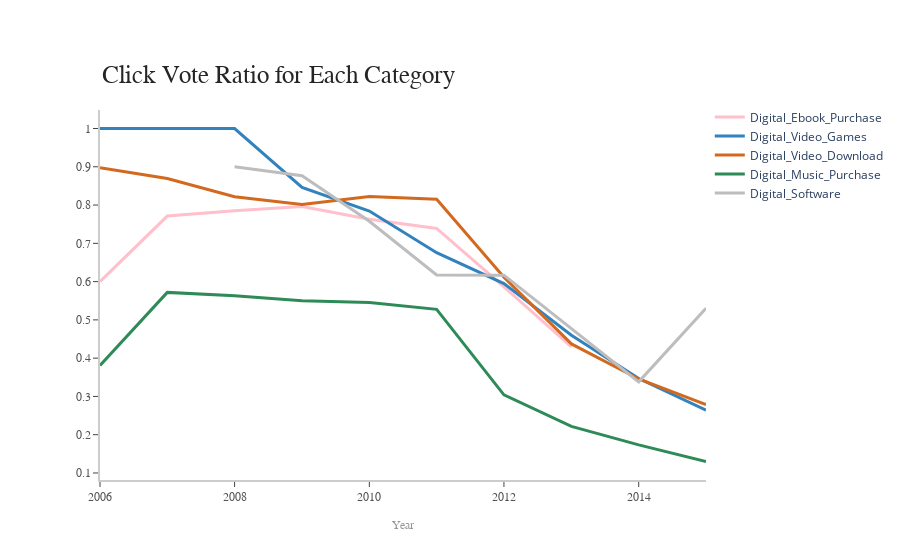

Source (notebook cell):
### Code cell
%%local 
voteclick_tab = voteclick_tab[voteclick_tab['_2']>='2006']
voteclick_tab = voteclick_tab.sort_values('_2')
voteclick_tab['_2'] = pd.to_datetime(voteclick_tab['_2'])
ts_cat_plot(voteclick_tab, 'Click Vote Ratio for Each Category')

### Figure 1 — Plotly figure (JSON) as saved in the notebook; plotly's stock layout.template omitted (floating-point values rounded to 4 significant figures)
{"data": [{"line": {"color": "rgb(255,192,203)", "width": 3}, "mode": "lines", "name": "Digital_Ebook_Purchase", "type": "scatter", "x": ["2006-01-01T00:00:00+00:00", "2007-01-01T00:00:00+00:00", "2008-01-01T00:00:00+00:00", "2009-01-01T00:00:00+00:00", "2010-01-01T00:00:00+00:00", "2011-01-01T00:00:00+00:00", "2012-01-01T00:00:00+00:00", "2013-01-01T00:00:00+00:00"], "y": [0.6, 0.7712, 0.7851, 0.7959, 0.763, 0.739, 0.5861, 0.4296]}, {"line": {"color": "rgb(49,130,189)", "width": 3}, "mode": "lines", "name": "Digital_Video_Games", "type": "scatter", "x": ["2006-01-01T00:00:00+00:00", "2008-01-01T00:00:00+00:00", "2009-01-01T00:00:00+00:00", "2010-01-01T00:00:00+00:00", "2011-01-01T00:00:00+00:00", "2012-01-01T00:00:00+00:00", "2013-01-01T00:00:00+00:00", "2014-01-01T00:00:00+00:00", "2015-01-01T00:00:00+00:00"], "y": [1, 1, 0.8463, 0.7844, 0.6756, 0.595, 0.46, 0.3468, 0.2642]}, {"line": {"color": "rgb(210,105,30)", "width": 3}, "mode": "lines", "name": "Digital_Video_Download", "type": "scatter", "x": ["2006-01-01T00:00:00+00:00", "2007-01-01T00:00:00+00:00", "2008-01-01T00:00:00+00:00", "2009-01-01T00:00:00+00:00", "2010-01-01T00:00:00+00:00", "2011-01-01T00:00:00+00:00", "2012-01-01T00:00:00+00:00", "2013-01-01T00:00:00+00:00", "2014-01-01T00:00:00+00:00", "2015-01-01T00:00:00+00:00"], "y": [0.8973, 0.8695, 0.8216, 0.8013, 0.822, 0.8151, 0.6113, 0.4372, 0.3456, 0.2789]}, {"line": {"color": "rgb(46,139,87)", "width": 3}, "mode": "lines", "name": "Digital_Music_Purchase", "type": "scatter", "x": ["2006-01-01T00:00:00+00:00", "2007-01-01T00:00:00+00:00", "2008-01-01T00:00:00+00:00", "2009-01-01T00:00:00+00:00", "2010-01-01T00:00:00+00:00", "2011-01-01T00:00:00+00:00", "2012-01-01T00:00:00+00:00", "2013-01-01T00:00:00+00:00", "2014-01-01T00:00:00+00:00", "2015-01-01T00:00:00+00:00"], "y": [0.381, 0.5718, 0.5629, 0.5499, 0.5455, 0.5275, 0.304, 0.2219, 0.1733, 0.13]}, {"line": {"color": "rgb(189,189,189)", "width": 3}, "mode": "lines", "name": "Digital_Software", "type": "scatter", "x": ["2008-01-01T00:00:00+00:00", "2009-01-01T00:00:00+00:00", "2010-01-01T00:00:00+00:00", "2011-01-01T00:00:00+00:00", "2012-01-01T00:00:00+00:00", "2013-01-01T00:00:00+00:00", "2014-01-01T00:00:00+00:00", "2015-01-01T00:00:00+00:00"], "y": [0.9, 0.8767, 0.7577, 0.6172, 0.6167, 0.4778, 0.3381, 0.5303]}], "layout": {"annotations": [{"font": {"color": "rgb(37,37,37)", "family": "Arial", "size": 25}, "showarrow": false, "text": "Click Vote Ratio for Each Category", "x": 0, "xanchor": "left", "xref": "paper", "y": 1.05, "yanchor": "bottom", "yref": "paper"}, {"font": {"color": "rgb(150,150,150)", "family": "Arial", "size": 12}, "showarrow": false, "text": "Year", "x": 0.5, "xanchor": "center", "xref": "paper", "y": -0.1, "yanchor": "top", "yref": "paper"}], "autosize": false, "legend": {"orientation": "v", "x": 1.3, "xanchor": "right", "y": 1.02, "yanchor": "top"}, "margin": {"autoexpand": true, "l": 100, "r": 20, "t": 110}, "plot_bgcolor": "white", "showlegend": true, "xaxis": {"linecolor": "rgb(204, 204, 204)", "linewidth": 2, "showgrid": false, "showline": true, "showticklabels": true, "tickfont": {"color": "rgb(82, 82, 82)", "family": "Arial", "size": 12}, "ticks": "outside"}, "yaxis": {"linecolor": "rgb(204, 204, 204)", "linewidth": 2, "showgrid": false, "showline": true, "showticklabels": true, "tickfont": {"color": "rgb(82, 82, 82)", "family": "Arial", "size": 12}, "ticks": "outside"}}}
